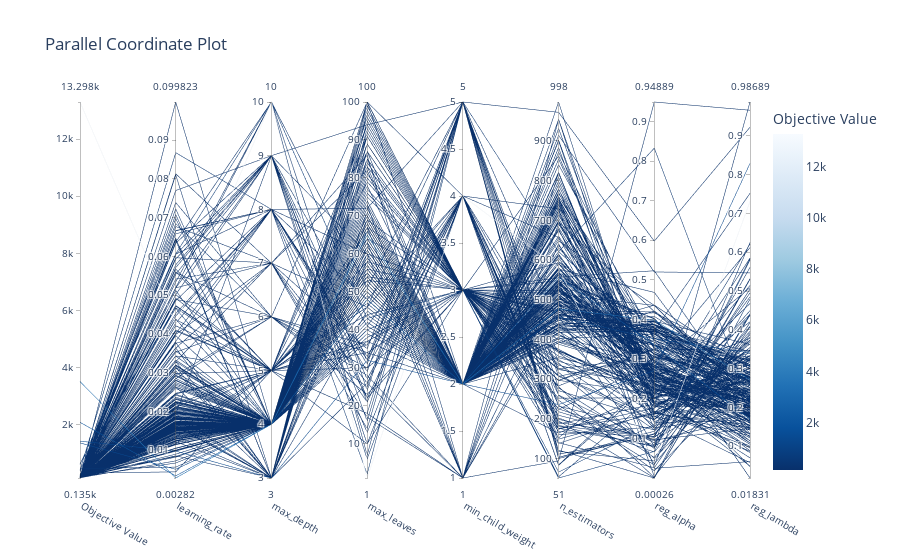

Write notebook code for a chart like this one.
### Markdown cell above
En el gráfico, podemos ver que al principio hay algunos puntos con valores de objetivo relativamente altos. A partir de cierto trial, los valores de objetivo empiezan a ser consistentemente bajos y cercanos a un mínimo estable.

Observando el gráfico, parece que las mejoras notables comienzan alrededor del trial número 50, ya que después de ese punto los valores objetivo se estabilizan y permanecen bajos, con pocas excepciones.

Si necesitas un análisis más preciso, podría ser útil tener los datos numéricos exactos de los trials y sus valores objetivo para realizar un análisis detallado. Si puedes proporcionar esos datos en un formato adecuado (como un archivo CSV), podré darte una respuesta más detallada y precisa.

### Code cell
# Gráfico de coordenadas paralelas
plot_parallel_coordinate(study)

### Figure 1 — Plotly figure (JSON) as saved in the notebook; plotly's stock layout.template omitted (floating-point values rounded to 4 significant figures; data arrays with more than 128 entries replaced by an {"elided": "..."} marker saying what was removed)
{"data": [{"dimensions": [{"label": "Objective Value", "range": [134.8, 13300.0], "values": {"elided": "266 float values"}}, {"label": "learning_rate", "range": [0.00282, 0.09982], "values": {"elided": "266 float values"}}, {"label": "max_depth", "range": [3, 10], "values": {"elided": "266 int values"}}, {"label": "max_leaves", "range": [1, 100], "values": {"elided": "266 int values"}}, {"label": "min_child_weight", "range": [1, 5], "values": {"elided": "266 int values"}}, {"label": "n_estimators", "range": [51, 998], "values": {"elided": "266 int values"}}, {"label": "reg_alpha", "range": [0.0002621, 0.9489], "values": {"elided": "266 float values"}}, {"label": "reg_lambda", "range": [0.01831, 0.9869], "values": {"elided": "266 float values"}}], "labelangle": 30, "labelside": "bottom", "line": {"color": {"elided": "266 float values"}, "colorbar": {"title": {"text": "Objective Value"}}, "colorscale": [[0, "rgb(247,251,255)"], [0.125, "rgb(222,235,247)"], [0.25, "rgb(198,219,239)"], [0.375, "rgb(158,202,225)"], [0.5, "rgb(107,174,214)"], [0.625, "rgb(66,146,198)"], [0.75, "rgb(33,113,181)"], [0.875, "rgb(8,81,156)"], [1, "rgb(8,48,107)"]], "reversescale": true, "showscale": true}, "type": "parcoords"}], "layout": {"title": {"text": "Parallel Coordinate Plot"}}}
